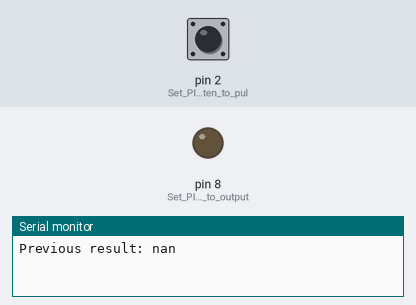
The sketch below on a simulated Arduino Uno, built with avr-gcc and run on an emulated ATmega328P. Parts: output pins drawn as LEDs (lit = HIGH), the last lines printed to the serial monitor. Inputs (shaded band) come from the test bench; at power-on: pin 2 (Set_PIN2_to_listen_to_pul) HIGH. Random numbers use the default seed unless the sketch sets one.

Above: at 1.2 s.
1.3 s: pin 2 (Set_PIN2_to_listen_to_pul) pulled LOW for 0.15 s
3.2 s: pin 2 (Set_PIN2_to_listen_to_pul) pulled LOW for 1 s
At 4.2 s:
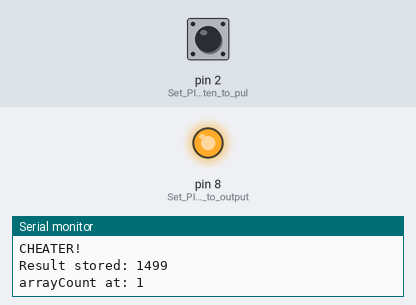
Timing chart, 0 to 6.2 s (numbered marks = the images above; inputs shaded):
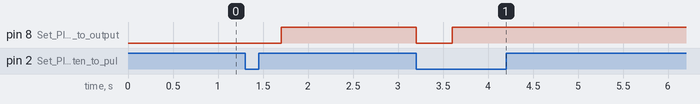

Measured:
- after the input at 3.2 s, pin 8 (Set_PIN8_to_output): HIGH → LOW at once, → HIGH 0.40 s later

The sketch:

opgave.ino
```cpp
#include <MsTimer2.h>
#include <EEPROM.h>

static byte keyCount = 0,          //How long the key is held
            arrayCount = 0;        //resultArray iterator variable

boolean shouldReset = true,   //Indicates whether the timer should be reset
        lightOn = false,      //If the light should be on
        waitForInput = false, //If the system should wait for input
        delaying = false;     //Indicating if we're pausing considering inputs for debounce

static int randomTimer = 0,    //Random timer between 500 and 5000ms
           startTime = 0,  //Time passed between light ON and user reaction
           timePassed = 0,     //Variable used to subtract ms in realtime within the loop
           timeToStore = 0,    //Variable to store the user's reaction time
           storeDelay = 0,     //Safety-variable to prevent button bouncing
           storeDelayLimit = 400,  //How many ms must pass before we consider more input
           arrayTotal = 0;     //Used to store the total sum of all recorded results

static int resultArray[30] = {};//This is where we store our results

void setup() {
  // put your setup code here, to run once:
  Serial.begin(9600);         //Establish connection to Serial Monitor
  pinMode(8, OUTPUT);       //Set PIN8 to output
  pinMode(2, INPUT_PULLUP); //Set PIN2 to listen to pull-up (0 = true /1 = false)
  //Call the KeyRead function when the power level on pin2 drops
  attachInterrupt(digitalPinToInterrupt(2), keyRead, FALLING);

  //Initialize random seed using cosmic radiation and wi-fi signals
  randomSeed(analogRead(0));

  //Initialize timer
  MsTimer2::set(1, countDown); // execute function keyRead by given interval in ms
  MsTimer2::start();

  float toPrint;
  //Print the previous result from the EEPROM storage
  Serial.print("Previous result: ");
  Serial.println(EEPROM.get(1000, toPrint));

}

//Interrupt function called each time the button is pressed
void keyRead()
{
  //Turn off the light (the light should never not turn off when the button is pressed)
  digitalWrite(8, LOW);

  //If we're not waiting for input and we're not debouncing
  if (!waitForInput && !delaying)
  {
    //TODO: Trash all current results, start over
    Serial.println("CHEATER!");
  }
  else if (!delaying)//If we're waiting for input and we're not debouncing
  {
    //Record how many milliseconds have passed since we started the startTime
    timeToStore = (millis() - startTime);
    //Reset the value of the startTime
    startTime = millis();

    //Indicate that we need a new random time to wait
    shouldReset = true;
    //Indicate that we no longer want the player to press the button
    waitForInput = false;

    //Store the result in the element at the given index
    resultArray[arrayCount] = timeToStore;
    arrayCount++; //Increment index-counting variable

    //Print results for feedback on the button-press
    Serial.print("Result stored: ");
    Serial.println(timeToStore);
    Serial.print("arrayCount at: ");
    Serial.println(arrayCount);

    //Indicate that the light should now be turned off
    lightOn = false;
  }

  //Find result average and save if we've reached our limit
  if(arrayCount == 30)
  {
    static float resultAverage;
    //Summarize total of stored results
    for(int i = 0; i < sizeof(arrayCount); i++)
    {
      arrayTotal += resultArray[i];
    }
    resultAverage = (arrayTotal/sizeof(arrayCount));//Calculate average
    Serial.print("Result average: ");
    Serial.println(resultAverage);

    //Update calculated result to EEPROM if it differs from the previous result
    EEPROM.put(1000, resultAverage);
  }

  //Set delaying to be true, for debounce
  delaying = true;
  storeDelay = 0;//Reset delaying-time, will increment up to storeDelayLimit
}

void loop() {

  //Stores random number between 500 and 5000 in the randomTimer variable
  if (shouldReset)
  {
    randomTimer = (int)random(500, 5000);//Should be considered as milliseconds
    shouldReset = false;
  }

  //If the light should be turned on, but the pin is on LOW
  if (lightOn && !delaying && !digitalRead(8))
  //if (digitalRead(8) == 0)
  {
    //Light up the diode
   digitalWrite(8, HIGH);

   //Debug-print
   //Serial.println("Y");
   //Serial.print(digitalRead(8));

   //Reset the value of the startTime
   startTime = millis();

    //If we're not waiting for input, we know the light only JUST turned on
    if (!waitForInput)
    {
      //Wait for input
      waitForInput = true;
      //Serial.println("startTime updated!");
    }
  }
}

//Interrupt function, called every millisecond by MsTimer2
void countDown()
{
  //If the random value for the timer is still above zero
  if (randomTimer > 0)
  {
    //Subtract one from random
    randomTimer -= 1;
    //Serial.println(randomTimer);
  }
  else //If time is out, indicate the light must be turned on
  {
    lightOn = true;
  }

  //Count to prevent debouncing
  if (delaying && (storeDelay < storeDelayLimit))
  {
    //Increment until the specified limit
    storeDelay++;
    //Serial.println(storeDelay);
  }
  else
  {
    //Indicate to the keyRead interrupt that we're no longer compensating for debounce
    delaying = false;
  }

}
```
